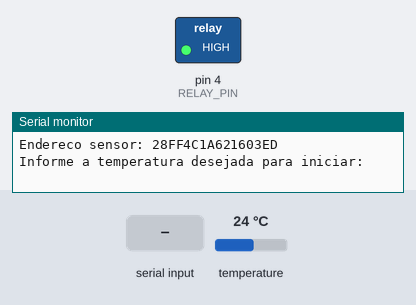
Recording of a sketch running on a simulated Arduino Uno, built with avr-gcc and run on an emulated ATmega328P. On the bench: switched loads named in the sketch (green lamp = pin HIGH), the last lines printed to the serial monitor. Inputs (shaded band) come from the test bench; at power-on: temperature 24 °C.

Above: at 1.0 s.
1.1 s: "90,45\n" received over Serial
At 2.4 s:
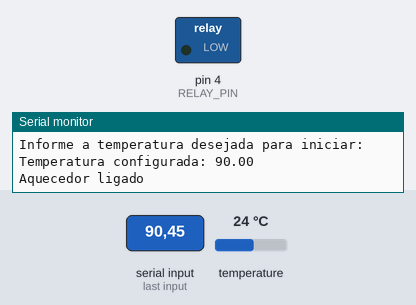
Timing chart, 0 to 8.4 s (numbered marks = the images above; inputs shaded):
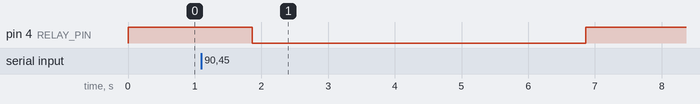

The sketch:

svDuino.ino
```cpp
//Termocirculador SousVide simples com arduino uno e DS18B20

//Bibliotecas para utilização do sensor de temperatura, já incluidas na IDE do arduino
//(Ferramentas/Gerenciar bibliotecas)
#include <OneWire.h>
#include <DallasTemperature.h>
#include <LiquidCrystal.h>

// Porta do sensor DS18B20
#define ONE_WIRE_BUS 3

//Porta do rele
#define RELAY_PIN 4


// Define uma instancia do oneWire para comunicacao com o sensor:
OneWire oneWire(ONE_WIRE_BUS);
DallasTemperature sensors(&oneWire);
DeviceAddress sensor1;

float tempMin=0;


void setup(void)
{
  //inicializando o rele, desligado quando porta está no estado HIGH
  pinMode(RELAY_PIN, OUTPUT);
  digitalWrite(RELAY_PIN, HIGH);

  //inicializando comunicação serial
  Serial.begin(115200);

  //inicializando sensores
  sensors.begin();
  // Localiza e mostra enderecos dos sensores
  Serial.println("Localizando sensor DS18B20...");
  Serial.print("Quantidade de sensores encontrados: ");
  Serial.print(sensors.getDeviceCount(), DEC);
  Serial.println(" sensor(es).");
  if (!sensors.getAddress(sensor1, 0))
     Serial.println("Não foi encontrado um sensor !");
    // Mostra o endereco do sensor encontrado no barramento
  Serial.print("Endereco sensor: ");
  mostra_endereco_sensor(sensor1);
  Serial.println();
  Serial.println();

  //lcd.begin(16, 2);


  //Realizando a leitura da temperatura desejada pelo usuario:
  Serial.println("Informe a temperatura desejada para iniciar: ");
  while(tempMin==0){
    if (Serial.available()>0){
    //recebendo temperatura informada pelo usuario, convertendo leitura do teclado para o tipo float
      tempMin=Serial.parseFloat();

    }

  }
  Serial.print("Temperatura configurada: ");
  Serial.println(tempMin);


  //Fim do setup

}


void loop()
{
  float temp = sensors.getTempC(sensor1);


  // Le a informacao do sensor
  sensors.requestTemperatures();

  // Verifica se a temperatura está abaixo da temperatura definida pelo usuario, aciona o aquecedor caso esteja abaixo do limite
  if (temp < tempMin)
  {
    aciona_aquecedor();
  }
  Serial.print("Temperatura atual: ");
  Serial.println(temp);
  Serial.print("Temperatura desejada: ");
  Serial.println(tempMin);

  // Mostra dados no serial monitor
  //Serial.print("Temp C: ");
  //Serial.print(tempC);
  //Serial.print(" Min : ");
  //Serial.print(tempMin);
  //Serial.print(" Max : ");
  //Serial.println(tempMax);

  // Mostra dados no LCD
  //lcd.clear();
  //lcd.setCursor(0,0);
  //lcd.print("Temp.:       ");
  //Simbolo grau
  //lcd.write(223);
  //lcd.print("C");
  //lcd.setCursor(7,0);
  //lcd.print(tempC);
  //lcd.setCursor(0,1);
 // lcd.print("L: ");
  //lcd.setCursor(3,1);
  //lcd.print(tempMin,1);
  //lcd.setCursor(8,1);
  //lcd.print("H: ");
  //lcd.setCursor(11,1);
  //lcd.print(tempMax,1);
  delay(1000);
}

void aciona_aquecedor(){

 //Acionando o aquecedor - ligado quando estado de RELAY_PIN=LOW
 digitalWrite(RELAY_PIN, LOW);
 Serial.println("Aquecedor ligado");
 //Mantem o aquecedor ligado por 10s
 delay(5000);
 //Desligando o aquecedor - desligado quando estado de RELAY_PIN=HIGH
 digitalWrite(RELAY_PIN, HIGH);
 Serial.println("Aquecedor desligado");
 delay(5000);

}

void mostra_endereco_sensor(DeviceAddress deviceAddress)
{
  for (uint8_t i = 0; i < 8; i++)
  {
    // Adiciona zeros se necessário
    if (deviceAddress[i] < 16) Serial.print("0");
    Serial.print(deviceAddress[i], HEX);
  }
}
```

Measured:
- after the input at 1.1 s, pin 4 (RELAY_PIN): HIGH → LOW after 0.77 s, → HIGH 5.0 s later
